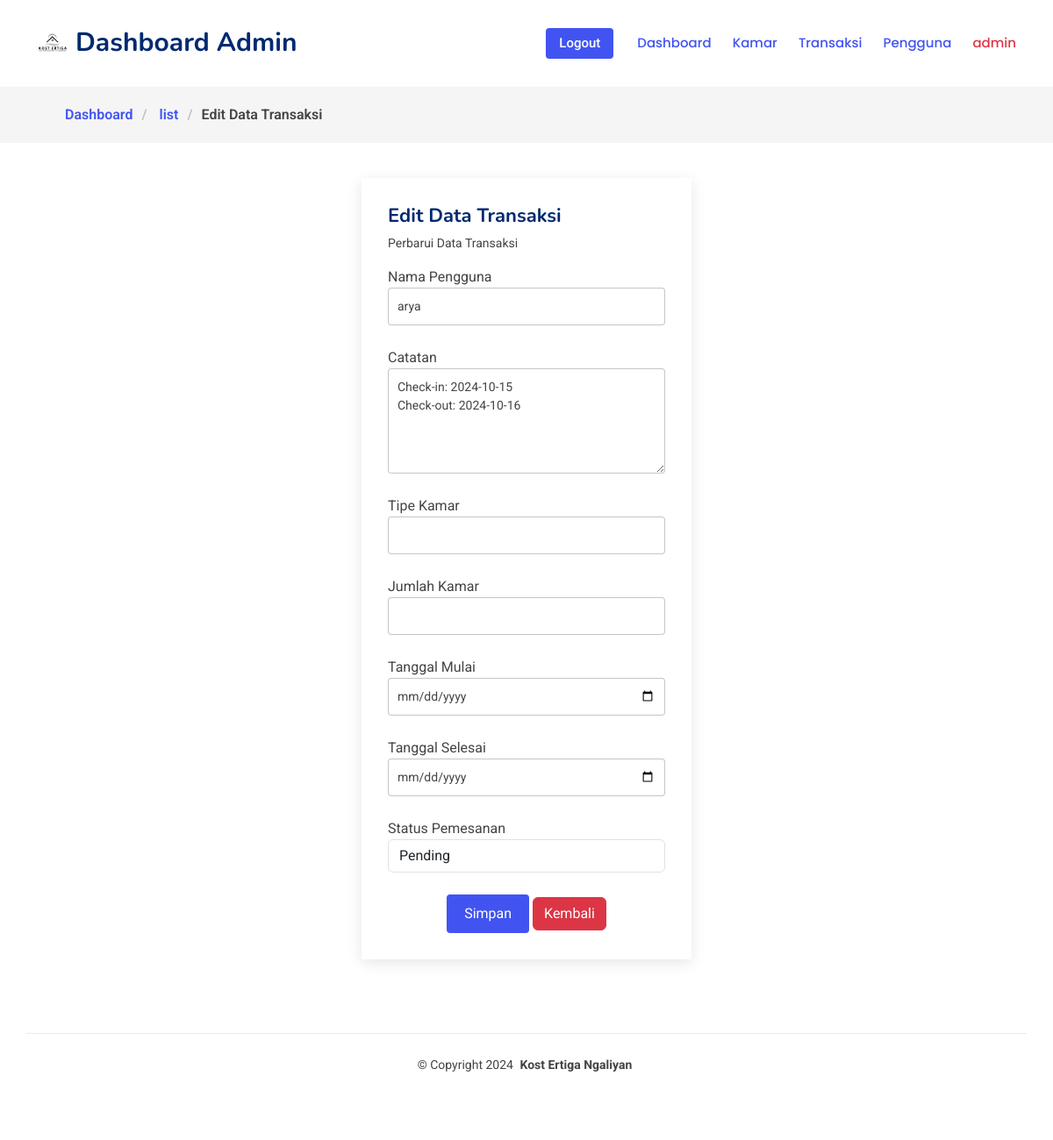
The app's page /listedit.php?id=YPD1015222937 (signed in) with its own data.
### tables this page shows
CREATE TABLE `transaksi` (
  `referenceId` varchar(25) NOT NULL,
  `userName` varchar(50) NOT NULL,
  `userEmail` varchar(40) NOT NULL,
  `userPhone` varchar(20) NOT NULL,
  `remarks` text NOT NULL,
  `total_harga` bigint(20) unsigned NOT NULL,
  `items` text NOT NULL,
  `invoiceId` varchar(25) NOT NULL,
  `status` varchar(10) NOT NULL,
  `timestamp` timestamp NOT NULL DEFAULT current_timestamp(),
  PRIMARY KEY (`invoiceId`)
);

### listedit.php (the view, shortened to what this page needs)
<?php
require_once 'resources/views/template.php';
include 'koneksi.php';
$data = [];
if (isset($_GET['id'])) {
    $id = $_GET['id'];
    $sql = "SELECT * FROM transaksi WHERE referenceId = ?";
    $stmt = $conn->prepare($sql);
    $stmt->bind_param('i', $id);
    $stmt->execute();
    $result = $stmt->get_result();
    if ($result->num_rows > 0) {
        $data = $result->fetch_assoc();
    } else {
        $_SESSION['warning'] = '<strong>Peringatan!</strong> Data Transaksi Tidak Ditemukan.';
        header('location: list.php');
        exit();
    }
} else {
    $_SESSION['warning'] = '<strong>Peringatan!</strong> Pilih Data yang Ingin Diedit.';
    header('location: list.php');
    exit();
}
?>
<!DOCTYPE html>
<html lang="en">
<head>
    <?= layout('css'); ?>
</head>
<body class="starter-page-page">
<header id="header" class="header d-flex align-items-center sticky-top">
    <div class="container-fluid container-xl position-relative d-flex align-items-center">
        <a href="./dashboard.php" class="logo d-flex align-items-center me-auto">
            <img src="assets/img/logo11.png" alt="">
            <h1 class="sitename">Dashboard Admin</h1>
        </a>
        <nav id="navmenu" class="navmenu">
            <ul>
                <li><a href="./dashboard.php" class="active">Dashboard</a></li>
                <li><a href="./kamar.php" class="active">Kamar</a></li>
                <li><a href="./transaksi.php" class="active">Transaksi</a></li>
                <li><a href="./pelanggan.php" class="active">Pengguna</a></li>
                <li><a class="text-danger" href="javascript:void(0)"><?= htmlspecialchars($_SESSION['username']); ?></a></li>
            </ul>
        </nav>
        <a class="btn-getstarted flex-md-shrink-0" href="./logoutadmin.php">Logout</a>
    </div>
</header>
<main class="main">
    <div class="page-title">
        <nav class="breadcrumbs">
            <div class="container">
                <ol>
                    <li><a href="./dashboard.php">Dashboard</a></li>
                    <li><a href="./list.php"> list</a></li>
                    <li class="current">Edit Data Transaksi</li>
                </ol>
            </div>
        </nav>
    </div>
    <section id="comment-form" class="comment-form section">
        <div class="container col-4">
            <form action="" method="post">
                <h4>Edit Data Transaksi</h4>
                <p>Perbarui Data Transaksi</p>
                <div class="row">
                    <div class="col form-group">
                        <label for="userName">Nama Pengguna</label>
                        <input id="userName" name="userName" type="text" class="form-control" placeholder="Nama" value="<?= htmlspecialchars($data['userName']); ?>" required>
                    </div>
                </div>
                <div class="row">
                    <div class="col form-group">
                        <label for="remarks">Catatan</label>
                        <textarea id="remarks" name="remarks" class="form-control" placeholder="Masukkan catatan"><?= htmlspecialchars($data['remarks'] ?? ''); ?></textarea>
                    </div>
                </div>
                <div class="row">
                    <div class="col form-group">
                        <label for="tipe_kamar">Tipe Kamar</label>
                        <input id="tipe_kamar" name="tipe_kamar" type="text" class="form-control" value="<?= htmlspecialchars($data['tipe_kamar']); ?>" required>
                    </div>
                </div>
                <div class="row">
                    <div class="col form-group">
                        <label for="jumlah_kamar">Jumlah Kamar</label>
                        <input id="jumlah_kamar" name="jumlah_kamar" type="number" class="form-control" value="<?= htmlspecialchars($data['jumlah_kamar']); ?>" required>
                    </div>
                </div>
                <div class="row">
                    <div class="col form-group">
                        <label for="tanggal_mulai">Tanggal Mulai</label>
                        <input id="tanggal_mulai" name="tanggal_mulai" type="date" class="form-control" value="<?= htmlspecialchars($data['tanggal_mulai']); ?>" required>
                    </div>
                </div>
                <div class="row">
                    <div class="col form-group">
                        <label for="tanggal_selesai">Tanggal Selesai</label>
                        <input id="tanggal_selesai" name="tanggal_selesai" type="date" class="form-control" value="<?= htmlspecialchars($data['tanggal_selesai']); ?>" required>
                    </div>
                </div>
                <div class="row">
                    <div class="col form-group">
                        <label for="status_pemesanan">Status Pemesanan</label>
                        <select id="status_pemesanan" name="status_pemesanan" class="form-control">
                            <option value="Pending" <?= $data['status_pemesanan'] === 'Pending' ? 'selected' : ''; ?>>Pending</option>
                        </select>
                    </div>
                </div>
                <div class="text-center">
                    <button type="submit" name="submit" value="submit" class="btn btn-primary">Simpan</button>
                    <button type="button" onclick="window.history.back()" class="btn btn-danger">Kembali</button>
                </div>
            </form>
        </div>
    </section>
</main>
<?= layout('footer'); ?>
</body>
</html>

### assets/css/main.css (style rules this page uses)
:root { --default-font: "Roboto", system-ui, -apple-system, "Segoe UI", Roboto, "Helvetica Neue", Arial, "Noto Sans", "Liberation Sans", sans-serif, "Apple Color Emoji", "Segoe UI Emoji", "Segoe UI Symbol", "Noto Color Emoji"; --heading-font: "Nunito", sans-serif; --nav-font: "Poppins", sans-serif; }
:root { --background-color: #ffffff; --default-color: #444444; --heading-color: #012970; --accent-color: #4154f1; --surface-color: #ffffff; --contrast-color: #ffffff; }
:root { --nav-color: #012970; --nav-hover-color: #4154f1; --nav-mobile-background-color: #ffffff; --nav-dropdown-background-color: #ffffff; --nav-dropdown-color: #212529; --nav-dropdown-hover-color: #4154f1; }
:root { scroll-behavior: smooth; }
body { color: var(--default-color); background-color: var(--background-color); font-family: var(--default-font); }
a { color: var(--accent-color); text-decoration: none; transition: 0.3s; }
h1, h2, h3, h4, h5, h6 { color: var(--heading-color); font-family: var(--heading-font); }
.header { color: var(--default-color); background-color: var(--background-color); padding: 20px 0; transition: all 0.5s; z-index: 997; }
.header .logo { line-height: 1; }
.header .logo img { max-height: 36px; margin-right: 8px; }
.header .logo h1 { font-size: 30px; margin: 0; font-weight: 700; color: var(--heading-color); }
.header .btn-getstarted, .header .btn-getstarted:focus { color: var(--contrast-color); background: var(--accent-color); font-size: 15px; padding: 8px 25px; margin: 0 0 0 30px; border-radius: 4px; transition: 0.3s; font-weight: 500; }
@media (max-width: 1200px) { .header .logo { order: 1; } }
@media (max-width: 1200px) { .header .btn-getstarted { order: 2; margin: 0 15px 0 0; padding: 6px 15px; } }
@media (max-width: 1200px) { .header .navmenu { order: 3; } }
@media (min-width: 1200px) { .navmenu { padding: 0; } }
@media (min-width: 1200px) { .navmenu ul { margin: 0; padding: 0; display: flex; list-style: none; align-items: center; } }
@media (min-width: 1200px) { .navmenu li { position: relative; } }
@media (min-width: 1200px) { .navmenu a, .navmenu a:focus { color: var(--nav-color); padding: 18px 12px; font-size: 15px; font-family: var(--nav-font); font-weight: 500; display: flex; align-items: center; justify-content: space-between; white-space: nowrap; transition: 0.3s; } }
@media (min-width: 1200px) { .navmenu li:last-child a { padding-right: 0; } }
@media (min-width: 1200px) { .navmenu li:hover>a, .navmenu .active, .navmenu .active:focus { color: var(--nav-hover-color); } }
.page-title { color: var(--default-color); background-color: var(--background-color); position: relative; }
.page-title nav { background-color: color-mix(in srgb, var(--default-color), transparent 95%); padding: 20px 0; }
.page-title nav ol { display: flex; flex-wrap: wrap; list-style: none; margin: 0; font-size: 16px; font-weight: 600; }
.page-title nav ol li+li { padding-left: 10px; }
.page-title nav ol li+li::before { content: "/"; display: inline-block; padding-right: 10px; color: color-mix(in srgb, var(--default-color), transparent 70%); }
section, .section { color: var(--default-color); background-color: var(--background-color); padding: 60px 0; scroll-margin-top: 98px; overflow: clip; }
.comment-form { padding-top: 10px; }
.comment-form form { background-color: var(--surface-color); margin-top: 30px; padding: 30px; box-shadow: 0 4px 16px rgba(0, 0, 0, 0.1); }
.comment-form form h4 { font-weight: bold; font-size: 22px; }
.comment-form form p { font-size: 14px; }
.comment-form form input { background-color: var(--surface-color); color: var(--default-color); border: 1px solid color-mix(in srgb, var(--default-color), transparent 70%); font-size: 14px; border-radius: 4px; padding: 10px 10px; }
.comment-form form input::placeholder { color: color-mix(in srgb, var(--default-color), transparent 50%); }
.comment-form form textarea { background-color: var(--surface-color); color: var(--default-color); border: 1px solid color-mix(in srgb, var(--default-color), transparent 70%); border-radius: 4px; padding: 10px 10px; font-size: 14px; height: 120px; }
.comment-form form textarea::placeholder { color: color-mix(in srgb, var(--default-color), transparent 50%); }
.comment-form form .form-group { margin-bottom: 25px; }
.comment-form form .btn-primary { border-radius: 4px; padding: 10px 20px; border: 0; background-color: var(--accent-color); color: var(--contrast-color); }

### records on screen
transaksi: userName "arya", remarks "Check-in: 2024-10-15 Check-out: 2024-10-16"

### other values on screen
$_SESSION['username'] "admin"
$application_name "Kost Ertiga Ngaliyan"
